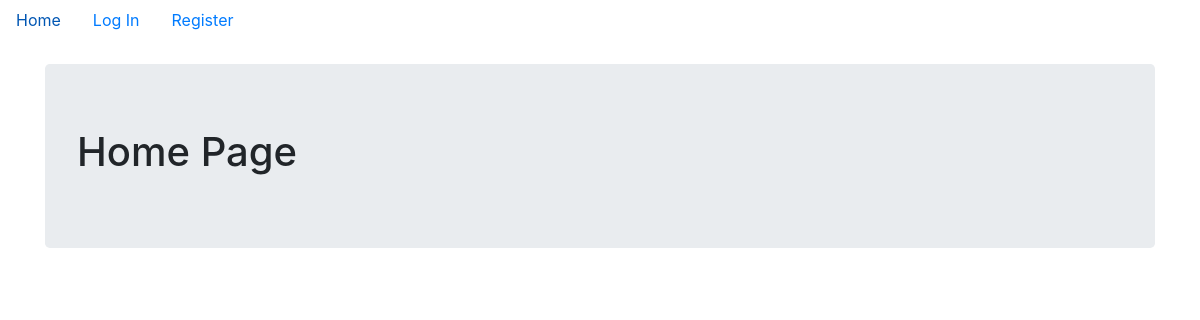
Before: / with the older database file.
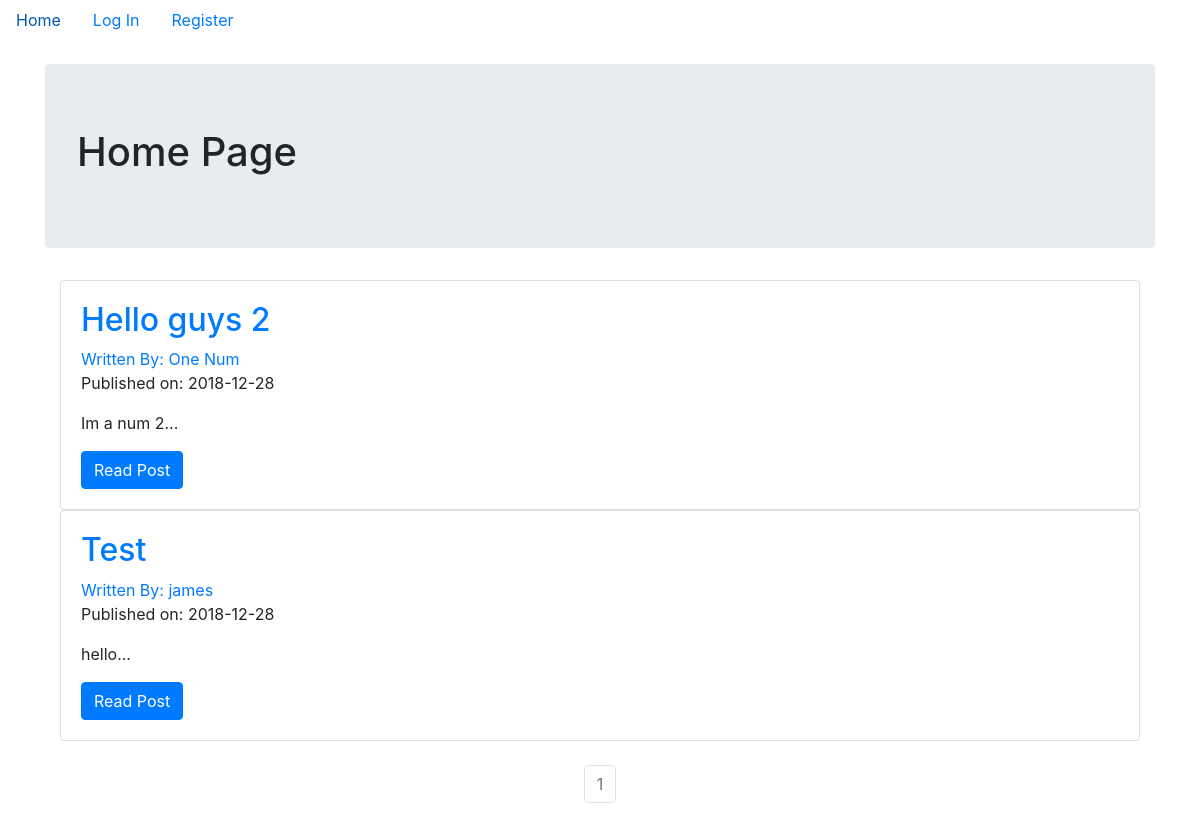
After: the same page with the newer database file.
### blogApp/models.py (models this page shows, shortened)
class Post(db.Model):
    users = db.relationship(User)
    id = db.Column(db.Integer, primary_key=True)
    user_id = db.Column(db.Integer, db.ForeignKey('users.id'), nullable=False)
    date = db.Column(db.DateTime, nullable=False, default = datetime.utcnow)
    title = db.Column(db.String(128), nullable=False)
    text = db.Column(db.Text, nullable=False)

class User(db.Model, UserMixin):
    __tablename__ = 'users'
    id = db.Column(db.Integer, primary_key = True)
    email = db.Column(db.String(64), unique=True, index=True)
    username = db.Column(db.String(64), unique=True, index=True)
    position = db.Column(db.String(64), index=True)
    password_hash = db.Column(db.String(128))
    posts = db.relationship('Post', backref='author', lazy=True)

### blogApp/core/views.py (the view)
@core.route('/')
def index():
	page = request.args.get('page', 1, type=int)
	posts = Post.query.order_by(Post.date.desc()).paginate(page=page, per_page=10)
	return render_template('index.html', posts=posts)

### blogApp/templates/index.html (shortened to what this page needs)
{% extends "base.html" %}
{% block content %}
<div class="jumbotron">
	<h1>Home Page</h1>
</div>
<div class="container">
	{% for item in posts.items %}
	<div class="card" >
		<div class="card-body">
			<h2><a class="card-title" href="  {{ url_for('posts.view_post', post_id=item.id) }}">{{ item.title }}</a></h2>
			<a href="{{ url_for('users.user_posts', username=item.author.username) }}">Written By: {{ item.author.username }}</a>
			<p>Published on: {{ item.date.strftime('%Y-%m-%d') }}</p>
			<p class="card-text">{{ item.text[:100] }}...</p>
			<a href="{{ url_for('posts.view_post', post_id=item.id) }}" class="btn btn-primary">Read Post</a>
		</div>
	</div>
	{% endfor %}
</div>
<br>
<nav aria-label="Page navigation example">
	<ul class="pagination justify-content-center">
		{% for page_num in posts.iter_pages(left_edge=1, right_edge=1, left_current=1, right_current=2) %}
		{% if posts.page == page_num %}
		<li class="page-item disabled">
			<a class="page-link" href="{{ url_for('core.index', page=page_num) }}">{{ page_num }}</a></li>
		{% else %}
		<li class="page-item"><a class="page-link" href="{{ url_for('core.index', page=page_num) }}">{{ page_num }}</a></li>
		{% endif %}
		{% endfor %}
	</ul>
</nav>
{% endblock %}

### blogApp/templates/base.html (shortened to what this page needs)
<!DOCTYPE html>
<html>
<head>
	<link rel="stylesheet" href="https://stackpath.bootstrapcdn.com/bootstrap/4.1.3/css/bootstrap.min.css">
</head>
<body>
	<ul class="nav">
		<li class="nav-item"><a class="nav-link" href="{{ url_for('core.index') }}">Home</a></li>
		{% if not current_user.is_authenticated %}
		<li class="nav-item"><a class="nav-link" href="{{ url_for('users.login') }}">Log In</a></li>
		<li class="nav-item"><a class="nav-link" href="{{ url_for('users.register') }}">Register</a></li>
		{% endif %}
	</ul>
	<br>
	<div class="container">
		{% block content %}
	    {% endblock %}
	</div>
</body>
</html>

Changed rows visible on the page:
added Post: title "Hello guys 2", author.username "One Num", date "2018-12-28", text "Im a num 2"
added Post: title "Test", author.username "james", date "2018-12-28", text "hello"
Other visible differences:
new list line: "1"
